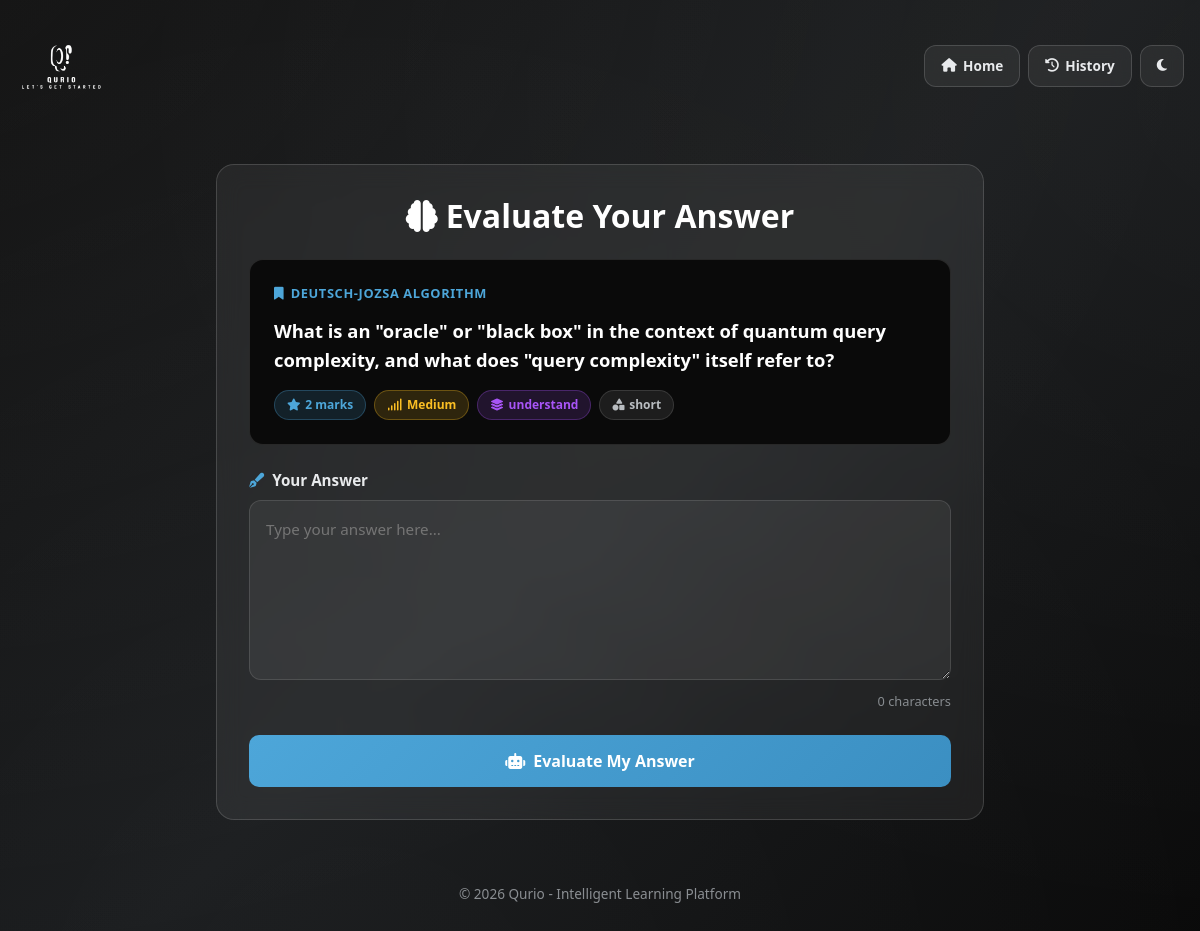
Page /evaluate/199/ on the committed database.
### generator/models.py (models this page shows, shortened)
class Question(models.Model):
    DIFFICULTY_CHOICES = [
        ('Easy', 'Easy'),
        ('Medium', 'Medium'),
        ('Hard', 'Hard'),
    ]
    TYPE_CHOICES = [
        ('short', 'Short Answer'),
        ('mcq', 'Multiple Choice'),
        ('true_false', 'True/False'),
        ('long', 'Long Answer'),
        ('numerical', 'Numerical'),
        ('mixed', 'Mixed'),
    ]
    BLOOM_CHOICES = [
        ('remember', 'Remember'),
        ('understand', 'Understand'),
        ('apply', 'Apply'),
        ('analyze', 'Analyze'),
        ('evaluate', 'Evaluate'),
        ('create', 'Create'),
    ]
    user = models.ForeignKey(User, on_delete=models.SET_NULL, null=True, blank=True, related_name='questions')
    text = models.TextField()
    answer = models.TextField(blank=True, null=True)
    explanation = models.TextField(blank=True, null=True)
    topic = models.CharField(max_length=200)
    difficulty = models.CharField(max_length=10, choices=DIFFICULTY_CHOICES)
    question_type = models.CharField(max_length=20, choices=TYPE_CHOICES, default='mixed')
    marks = models.IntegerField(default=1)
    bloom_level = models.CharField(max_length=20, choices=BLOOM_CHOICES, default='understand')
    tags = models.ManyToManyField(Tag, blank=True, related_name='questions')
    share_id = models.CharField(max_length=36, blank=True, null=True, unique=True, db_index=True)
    source_text = models.TextField(blank=True, null=True, help_text="Original text from which question was generated")
    is_favorite = models.BooleanField(default=False)
    times_used = models.IntegerField(default=0)
    avg_quiz_score = models.FloatField(null=True, blank=True)
    created_at = models.DateTimeField(default=timezone.now)
    updated_at = models.DateTimeField(auto_now=True)
    class Meta:
        ordering = ['-created_at']
        indexes = [
            models.Index(fields=['topic', 'difficulty']),
            models.Index(fields=['question_type', 'bloom_level']),
            models.Index(fields=['-created_at']),
        ]

### generator/views.py (the view, shortened to what this page needs)
# urls.py: path('evaluate/<int:question_id>/', views.evaluate_answer, name='evaluate_answer'),
def evaluate_answer(request: HttpRequest, question_id: int) -> HttpResponse:
    question: Question = Question.objects.get(id=question_id)
    return render(request, 'evaluator.html', {'question': question})

### generator/context_processors.py (called while the page is built)
def user_profile(request):
    if request.user.is_authenticated and hasattr(request.user, 'profile'):
        return {
            'user_profile': request.user.profile,
            'user_role': request.user.profile.role,
            'user_theme': request.user.profile.theme,
        }
    return {
        'user_profile': None,
        'user_role': 'anonymous',
        'user_theme': 'light',
    }

### generator/templates/evaluator.html (shortened to what this page needs)
{% load static %}
<!DOCTYPE html>
<html lang="en">
<head>
    <link href="https://cdn.jsdelivr.net/npm/bootstrap@5.3.0/dist/css/bootstrap.min.css" rel="stylesheet">
    <link href="https://cdnjs.cloudflare.com/ajax/libs/font-awesome/6.4.0/css/all.min.css" rel="stylesheet">
</head>
<body>
    <nav class="navbar">
        <div class="container-fluid d-flex justify-content-between align-items-center px-3">
            <a href="/" class="navbar-brand">
                <img src="{% static 'generator/images/logo.svg' %}" alt="Qurio" class="logo-img">
            </a>
            <div class="d-flex gap-2">
                <a href="{% url 'index' %}" class="nav-btn">
                    <i class="fas fa-home"></i> <span class="d-none d-sm-inline">Home</span>
                </a>
                <a href="{% url 'history' %}" class="nav-btn">
                    <i class="fas fa-history"></i> <span class="d-none d-sm-inline">History</span>
                </a>
                <button class="nav-btn" onclick="toggleTheme()" title="Toggle theme">
                    <i class="fas fa-moon" id="themeIcon"></i>
                </button>
            </div>
        </div>
    </nav>
    <div class="page-container">
        <div class="eval-container">
            <h2><i class="fas fa-brain"></i> Evaluate Your Answer</h2>
            <div class="question-card">
                <div class="question-topic">
                    <i class="fas fa-bookmark"></i> {{ question.topic }}
                </div>
                <div class="question-text">{{ question.text }}</div>
                <div class="question-badges">
                    <span class="badge-pill badge-marks">
                        <i class="fas fa-star"></i> {{ question.marks }} marks
                    </span>
                    <span class="badge-pill badge-difficulty {% if question.difficulty == 'Easy' %}easy{% elif question.difficulty == 'Hard' %}hard{% endif %}">
                        <i class="fas fa-signal"></i> {{ question.difficulty }}
                    </span>
                    {% if question.bloom_level %}
                    <span class="badge-pill badge-bloom">
                        <i class="fas fa-layer-group"></i> {{ question.bloom_level }}
                    </span>
                    {% endif %}
                    {% if question.question_type %}
                    <span class="badge-pill badge-type">
                        <i class="fas fa-shapes"></i> {{ question.question_type }}
                    </span>
                    {% endif %}
                </div>
            </div>
            <form method="POST" action="{% url 'evaluate_answer' question.id %}" id="evalForm">
                <div class="answer-area">
                    <label><i class="fas fa-pen-fancy"></i> Your Answer</label>
                    <textarea
                        name="student_answer"
                        class="answer-textarea"
                        placeholder="Type your answer here..."
                        id="answerInput"
                        required
                    >{{ student_answer }}</textarea>
                    <div class="char-count"><span id="charCount">0</span> characters</div>
                </div>
                <button type="submit" class="btn-evaluate">
                    <i class="fas fa-robot"></i> Evaluate My Answer
                </button>
            </form>
        </div>
    </div>
    <footer>
        <p>&copy; 2026 Qurio - Intelligent Learning Platform</p>
    </footer>
</body>
</html>

### rows in the picture
Question: topic "DEUTSCH-JOZSA ALGORITHM", text "What is an \"oracle\" or \"black box\" in the context of quantum query complexity, and what does \"query complexity\" itself refer to?", marks "2", difficulty "Medium", bloom_level "understand", question_type "short"
